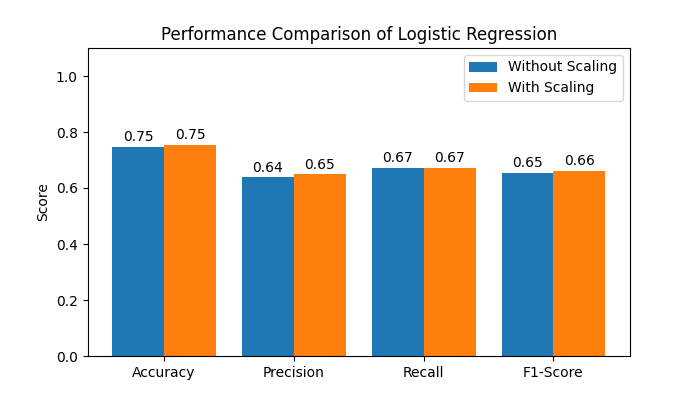

Source code (Python):
import pandas as pd
import matplotlib.pyplot as plt
from sklearn.model_selection import train_test_split
from sklearn.preprocessing import StandardScaler
from sklearn.linear_model import LogisticRegression
from sklearn.metrics import accuracy_score, precision_score, recall_score, f1_score

# Load dataset
data = pd.read_csv("diabetes.csv")
X = data.drop("Outcome", axis=1)
y = data["Outcome"]

# Split data
X_train, X_test, y_train, y_test = train_test_split(
    X, y, test_size=0.2, random_state=42)

# Function to train and evaluate
def evaluate(Xtr, Xte):
    model = LogisticRegression(max_iter=1000)
    model.fit(Xtr, y_train)
    pred = model.predict(Xte)
    return [
        accuracy_score(y_test, pred),
        precision_score(y_test, pred),
        recall_score(y_test, pred),
        f1_score(y_test, pred)
    ]

# Without Feature Scaling
score1 = evaluate(X_train, X_test)

# With Feature Scaling
scaler = StandardScaler()
X_train = scaler.fit_transform(X_train)
X_test = scaler.transform(X_test)
score2 = evaluate(X_train, X_test)

# Print Results
metrics = ["Accuracy", "Precision", "Recall", "F1-Score"]

print("Without Feature Scaling")
for m, s in zip(metrics, score1):
    print(f"{m}: {s:.3f}")

print("\nWith Feature Scaling")
for m, s in zip(metrics, score2):
    print(f"{m}: {s:.3f}")

# Bar Chart
x = range(len(metrics))
plt.figure(figsize=(7,4))

bars1 = plt.bar([i-0.2 for i in x], score1, width=0.4,
                label="Without Scaling")
bars2 = plt.bar([i+0.2 for i in x], score2, width=0.4,
                label="With Scaling")

# Add values on bars
for bar in bars1:
    plt.text(bar.get_x() + bar.get_width()/2,
             bar.get_height() + 0.02,
             f"{bar.get_height():.2f}",
             ha="center")

for bar in bars2:
    plt.text(bar.get_x() + bar.get_width()/2,
             bar.get_height() + 0.02,
             f"{bar.get_height():.2f}",
             ha="center")

plt.xticks(x, metrics)
plt.ylabel("Score")
plt.ylim(0, 1.1)
plt.title("Performance Comparison of Logistic Regression")
plt.legend()
plt.savefig("exp6.png")
plt.show()
